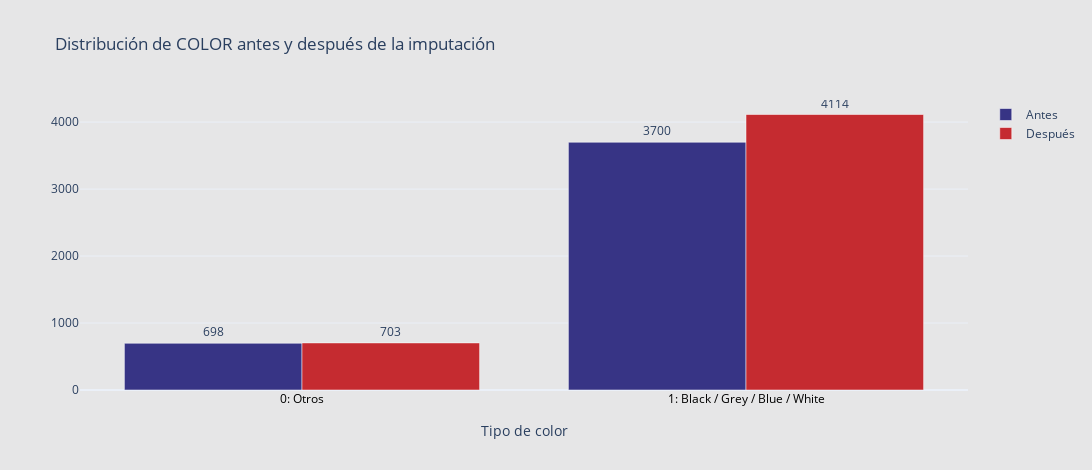

Notebook code cell kept with this figure:
### Code cell
import plotly.graph_objects as go

# Conteos por color (ordenados)
antes_color = df_antes['color_estandar'].value_counts().sort_index()
despues_color = df_bmw['color_estandar'].value_counts().sort_index()

# Etiquetas personalizadas para el eje X
etiquetas = {0: '0: Otros', 1: '1: Black / Grey / Blue / White'}
x_labels = [etiquetas.get(i, str(i)) for i in antes_color.index]

fig = go.Figure()

# Añadimos barras para antes
fig.add_trace(go.Bar(
    x=x_labels,
    y=antes_color.values,
    marker_color='#373485',
    name='Antes',
    text=antes_color.values,
    textposition='outside',
    opacity=1,
))

# Añadimos barras para después
fig.add_trace(go.Bar(
    x=x_labels,
    y=despues_color.reindex(antes_color.index, fill_value=0).values,
    marker_color='#c52b30',
    name='Después',
    text=despues_color.reindex(antes_color.index, fill_value=0).values,
    textposition='outside',
    opacity=1,
))

# Configuramos el layout
fig.update_layout(
    title="Distribución de COLOR antes y después de la imputación",
    xaxis_title="Tipo de color",
    barmode='group',  # Barras en paralelo
    template='plotly_white',
    width=1200,
    height=470,
    plot_bgcolor='#e6e6e7',
    paper_bgcolor='#e6e6e7',
    xaxis=dict(
        tickfont=dict(color='black'),
        title_standoff=20
    )
)

fig.show()

### Figure 1 — Plotly figure (JSON) as saved in the notebook; plotly's stock layout.template omitted (floating-point values rounded to 4 significant figures)
{"data": [{"marker": {"color": "#373485"}, "name": "Antes", "opacity": 1, "text": [698.0, 3700.0], "textposition": "outside", "type": "bar", "x": ["0: Otros", "1: Black / Grey / Blue / White"], "y": [698, 3700]}, {"marker": {"color": "#c52b30"}, "name": "Después", "opacity": 1, "text": [703.0, 4114.0], "textposition": "outside", "type": "bar", "x": ["0: Otros", "1: Black / Grey / Blue / White"], "y": [703, 4114]}], "layout": {"barmode": "group", "height": 470, "paper_bgcolor": "#e6e6e7", "plot_bgcolor": "#e6e6e7", "title": {"text": "Distribución de COLOR antes y después de la imputación"}, "width": 1200, "xaxis": {"tickfont": {"color": "black"}, "title": {"standoff": 20, "text": "Tipo de color"}}}}
